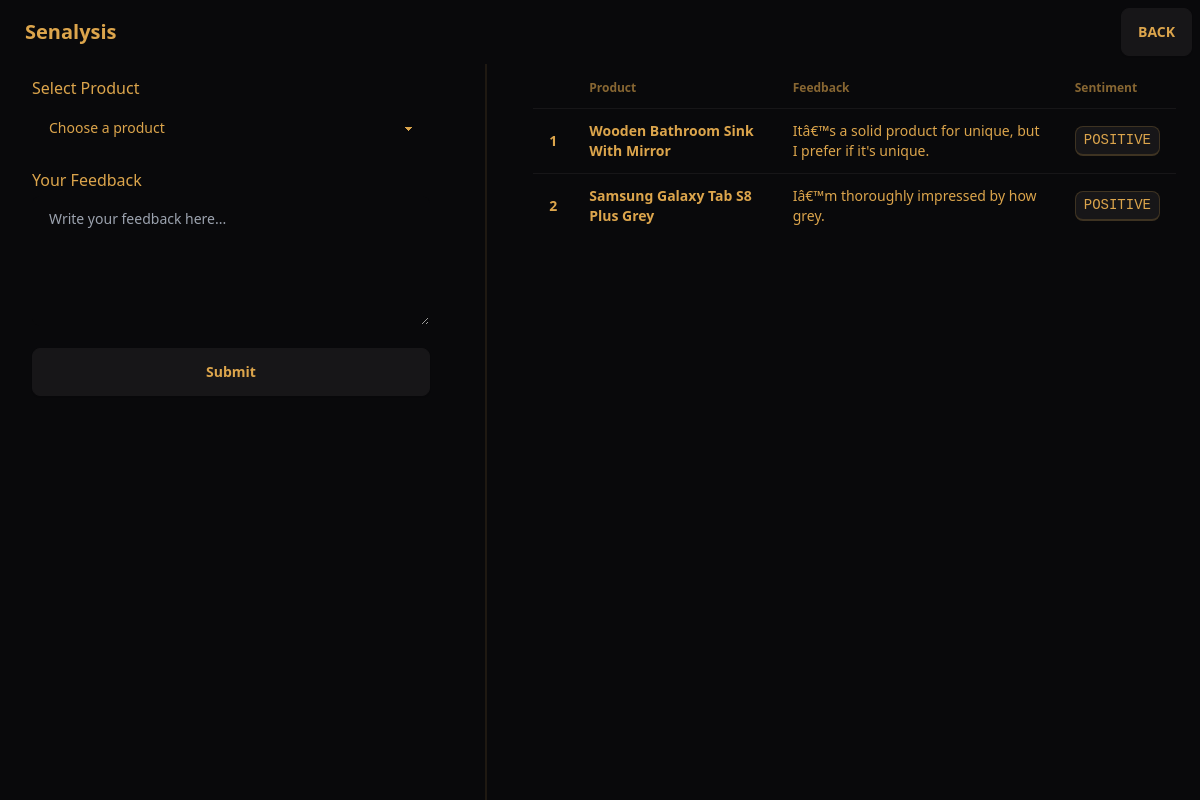
The app's page /user/195 with its own data.
### tables this page shows
CREATE TABLE "feedback" (
    fid INTEGER PRIMARY KEY AUTOINCREMENT,
    uid INTEGER,
    pid INTEGER,
    feedback TEXT,
    timestamp TEXT DEFAULT CURRENT_TIMESTAMP,
    sentiment TEXT,
    FOREIGN KEY (uid) REFERENCES users (uid),
    FOREIGN KEY (pid) REFERENCES products (pid)
);

CREATE TABLE products (
    pid INTEGER PRIMARY KEY AUTOINCREMENT,
    cid INTEGER,
    product TEXT,
    thumbnail TEXT,
    FOREIGN KEY (cid) REFERENCES companies (cid)
);

### app.py (the view)
@app.route('/user/<uid>')
def profile(uid):
    conn = get_db_connection()
    cursor = conn.cursor()
    cursor.execute("SELECT fname, lname FROM users WHERE uid = ?", (uid,))
    user = cursor.fetchone()
    if not user:
        conn.close()
        return "User not found", 404
    cursor.execute("SELECT pid, product FROM products")
    products = cursor.fetchall()
    cursor.execute("""
        SELECT f.feedback, f.sentiment, p.product
        FROM feedback f
        JOIN products p ON f.pid = p.pid
        WHERE f.uid = ?
    """, (uid,))
    feedbacks = cursor.fetchall()
    conn.close()
    return render_template('user.html', user=user, products=products, feedbacks=feedbacks, user_uid=uid)

### app.py (called while the page is built)
def get_db_connection():
    conn = sqlite3.connect(DATABASE)
    conn.row_factory = sqlite3.Row
    return conn

### templates/user.html (shortened to what this page needs)
{% extends "base.html" %}
{% block content %}
<div class="flex min-h-screen">
  <div class="w-2/5 p-8">
    <h2 class="text-lg font-bold mb-4">Submit Feedback</h2>
    <form action="/submit" method="post" class="space-y-4">
      <div>
        <label for="product" class="block font-medium mb-1">Select Product</label>
        <select
          id="product"
          name="product"
          class="select w-full max-w-full"
          required
        >
          <option disabled selected>Choose a product</option>
        </select>
      </div>
      <div>
        <label for="feedback" class="block font-medium mb-1">Your Feedback</label>
        <textarea
          id="feedback"
          name="feedback"
          class="textarea w-full max-w-full"
          rows="4"
          placeholder="Write your feedback here..."
          required
        ></textarea>
      </div>
      <button type="submit" class="btn w-full">
        Submit
      </button>
    </form>
  </div>
  <div class="divider lg:divider-horizontal"></div>
  <div class="w-3/5 p-6">
    <h2 class="text-lg font-bold mb-4">Your Previous Feedbacks</h2>
    <div class="overflow-x-auto">
      <table class="table w-full">
        <thead>
          <tr>
            <th></th>
            <th>Product</th>
            <th>Feedback</th>
            <th>Sentiment</th>
          </tr>
        </thead>
        <tbody>
          {% for feedback in feedbacks %}
          <tr>
            <th>{{ loop.index }}</th>
            <td><b>{{ feedback.product }}</b></td>
            <td>{{ feedback.feedback }}</td>
            <td><kbd class="kbd">{{ feedback.sentiment }}</kbd>
            </td>
          </tr>
          {% else %}
          <tr>
            <td colspan="4" class="text-center text-gray-600">No feedback submitted yet.</td>
          </tr>
          {% endfor %}
        </tbody>
      </table>
    </div>
  </div>
</div>
{% endblock %}

### templates/base.html (style rules this page uses)
:root { color-scheme: dark; --pc: 20% 0 0; --sc: 85.5163% 0.012821 261.069149; --ac: 87.3349% 0.010348 338.82597; --inc: 15.8122% 0.024356 237.133883; --suc: 15.6239% 0.038579 132.154381; --wac: 17.2255% 0.027305 102.89115; --erc: 14.3506% 0.035271 22.568916; --rounded-box: 1rem; --rounded-btn: 0.5rem; --rounded-badge: 1.9rem; --animation-btn: 0.25s; --animation-input: .2s; --btn-focus-scale: 0.95; --border-btn: 1px; --tab-border: 1px; --tab-radius: 0.5rem; --p: 100% 0 0; --s: 27.5815% 0.064106 261.069149; --a: 36.6744% 0.051741 338.82597; --n: 24.27% 0.057015 59.825019; --nc: 93.2033% 0.089631 90.861683; --b1: 14.0765% 0.004386 285.822869; --b2: 20.2191% 0.004211 308.22937; --b3: 29.8961% 0.003818 308.318612; --bc: 75.6879% 0.123666 76.890484; --in: 79.0612% 0.121778 237.133883; --su: 78.1197% 0.192894 132.154381; --wa: 86.1274% 0.136524 102.89115; --er: 71.7531% 0.176357 22.568916 }

### records on screen
feedback: product "Wooden Bathroom Sink With Mirror", feedback "Itâ€™s a solid product for unique, but I prefer if it's unique.", sentiment "POSITIVE"
feedback: product "Samsung Galaxy Tab S8 Plus Grey", feedback "Iâ€™m thoroughly impressed by how grey.", sentiment "POSITIVE"
